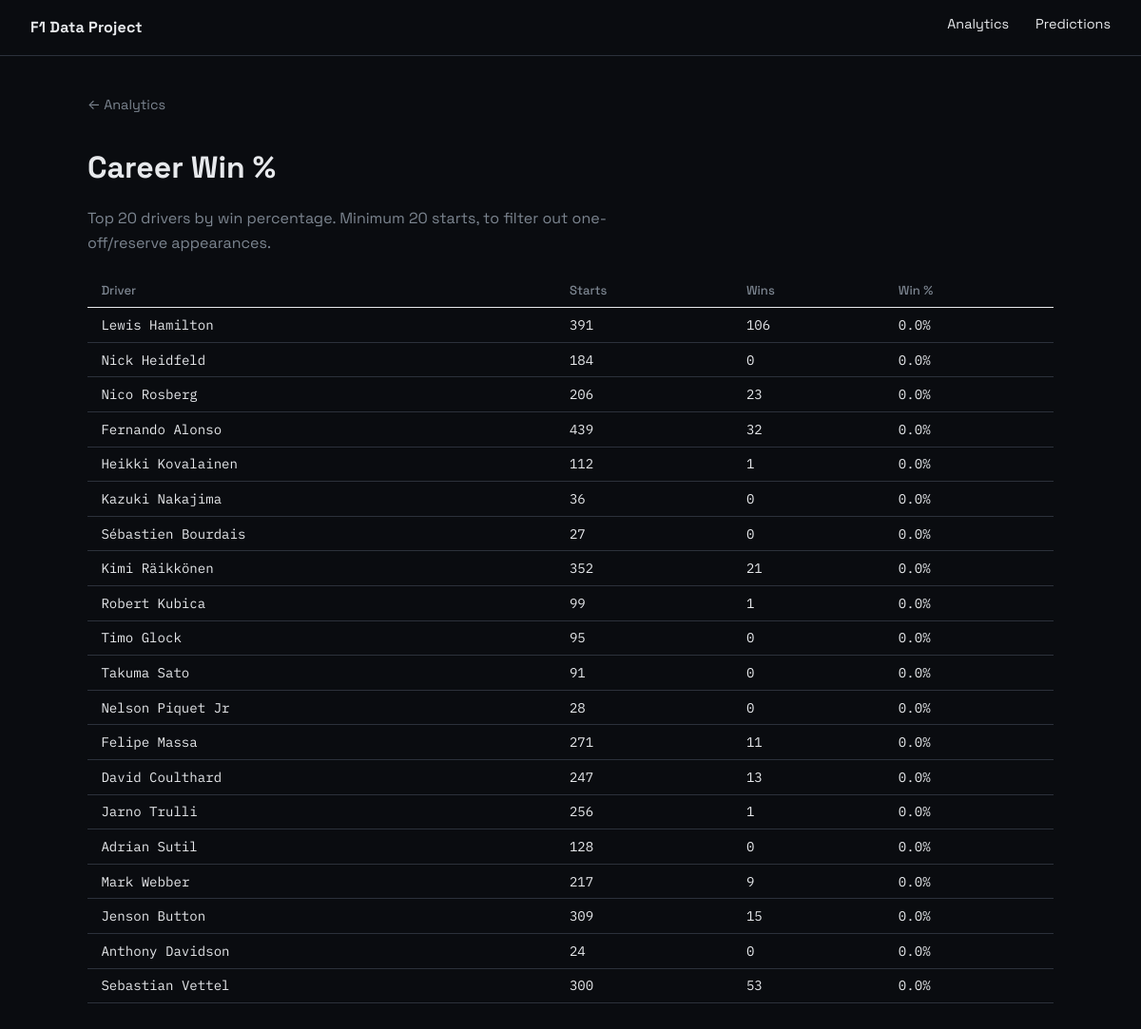
Page /analytics/win-percentage on the committed database.
### tables this page shows
CREATE TABLE "drivers" (
"driverId" INTEGER,
  "driverRef" TEXT,
  "number" REAL,
  "code" TEXT,
  "forename" TEXT,
  "surname" TEXT,
  "dob" DATE,
  "nationality" TEXT,
  "url" TEXT
);

### analytics.py (the view)
@analytics_bp.route("/win-percentage")
def win_percentage():
    session = get_session()
    rows = session.execute(
        text(
            """
            SELECT
                d.driverId,
                d.forename,
                d.surname,
                COUNT(*) AS starts,
                SUM(CASE WHEN r.position = '1' THEN 1 ELSE 0 END) AS wins,
                ROUND(
                    SUM(CASE WHEN r.position = '1' THEN 1 ELSE 0 END) / COUNT(*) * 100, 2
                ) AS win_pct
            FROM results r
            JOIN drivers d ON d.driverId = r.driverId
            GROUP BY d.driverId, d.forename, d.surname
            HAVING starts >= 20
            ORDER BY win_pct DESC
            LIMIT 20
            """
        )
    ).mappings().all()
    return render_template("analytics/win_percentage.html", rows=rows)

### db.py (called while the page is built)
def get_session():
    return SessionLocal()

def close_session(exception=None):
    SessionLocal.remove()

### templates/analytics/win_percentage.html (shortened to what this page needs)
{% extends "base.html" %}
{% block content %}
<a class="back-link" href="{{ url_for('analytics.index') }}">&larr; Analytics</a>
<h1>Career Win %</h1>
<p class="subtitle">Top 20 drivers by win percentage. Minimum 20 starts, to filter out one-off/reserve appearances.</p>
<table class="data-table sortable">
    <thead>
        <tr>
            <th data-sort="text">Driver</th>
            <th data-sort="numeric">Starts</th>
            <th data-sort="numeric">Wins</th>
            <th data-sort="numeric" data-sort-default="desc">Win %</th>
        </tr>
    </thead>
    <tbody>
        {% for row in rows %}
        <tr>
            <td>{{ row.forename }} {{ row.surname }}</td>
            <td>{{ row.starts }}</td>
            <td>{{ row.wins }}</td>
            <td>{{ row.win_pct }}%</td>
        </tr>
        {% endfor %}
    </tbody>
</table>
{% endblock %}

### templates/base.html (shortened to what this page needs)
<!DOCTYPE html>
<html lang="en">
<head>
    <link rel="stylesheet" href="{{ url_for('static', filename='css/style.css') }}">
</head>
<body>
    <nav class="topnav">
        <a href="{{ url_for('main.index') }}" class="brand">F1 Data Project</a>
        <div class="nav-links">
            <a href="{{ url_for('analytics.index') }}" class="nav-link">Analytics</a>
            <a href="{{ url_for('predictions.index') }}" class="nav-link">Predictions</a>
        </div>
    </nav>
    <main class="content">
        {% block content %}{% endblock %}
    </main>
</body>
</html>

### static/css/style.css (style rules this page uses)
:root { --bg: #0A0C10; --panel: #14171D; --border: #2C313B; --text: #E7E9EC; --muted: #7C8590; --accent: #C400FF; --error: #FF5F5F; --font-sans: 'Space Grotesk', -apple-system, "Segoe UI", sans-serif; --font-mono: 'IBM Plex Mono', 'SFMono-Regular', Consolas, monospace; }
* { box-sizing: border-box; }
body { margin: 0; background: var(--bg); color: var(--text); font-family: var(--font-sans); }
a { color: inherit; }
.topnav { display: flex; justify-content: space-between; align-items: center; padding: 1rem 2rem; border-bottom: 1px solid var(--border); }
.brand { text-decoration: none; font-weight: 700; letter-spacing: 0.01em; }
.nav-links { display: flex; gap: 1.75rem; }
.nav-link { text-decoration: none; font-size: 0.9rem; padding-bottom: 0.35rem; border-bottom: 2px solid transparent; transition: border-color 0.15s ease, color 0.15s ease; }
.content { max-width: 1080px; margin: 0 auto; padding: 2.5rem 2rem; }
.subtitle { color: var(--muted); max-width: 620px; line-height: 1.6; }
.data-table { width: 100%; border-collapse: collapse; margin-top: 1.25rem; font-family: var(--font-mono); font-size: 0.88rem; }
.data-table th, .data-table td { padding: 0.55rem 0.9rem; text-align: left; border-bottom: 1px solid var(--border); }
.data-table th { font-family: var(--font-sans); color: var(--muted); font-weight: 500; font-size: 0.82rem; border-bottom: 1px solid var(--text); user-select: none; cursor: pointer; }
.back-link { display: inline-block; color: var(--muted); text-decoration: none; margin-bottom: 1rem; font-size: 0.9rem; }

### rows in the picture
drivers: forename "Lewis", surname "Hamilton", starts "391", wins "106", win_pct "0.0"
drivers: forename "Nick", surname "Heidfeld", starts "184", wins "0", win_pct "0.0"
drivers: forename "Nico", surname "Rosberg", starts "206", wins "23", win_pct "0.0"
drivers: forename "Fernando", surname "Alonso", starts "439", wins "32", win_pct "0.0"
drivers: forename "Heikki", surname "Kovalainen", starts "112", wins "1", win_pct "0.0"
drivers: forename "Kazuki", surname "Nakajima", starts "36", wins "0", win_pct "0.0"
drivers: forename "Sébastien", surname "Bourdais", starts "27", wins "0", win_pct "0.0"
drivers: forename "Kimi", surname "Räikkönen", starts "352", wins "21", win_pct "0.0"
drivers: forename "Robert", surname "Kubica", starts "99", wins "1", win_pct "0.0"
drivers: forename "Timo", surname "Glock", starts "95", wins "0", win_pct "0.0"
drivers: forename "Takuma", surname "Sato", starts "91", wins "0", win_pct "0.0"
drivers: forename "Nelson", surname "Piquet Jr", starts "28", wins "0", win_pct "0.0"
drivers: forename "Felipe", surname "Massa", starts "271", wins "11", win_pct "0.0"
drivers: forename "David", surname "Coulthard", starts "247", wins "13", win_pct "0.0"
drivers: forename "Jarno", surname "Trulli", starts "256", wins "1", win_pct "0.0"
drivers: forename "Adrian", surname "Sutil", starts "128", wins "0", win_pct "0.0"
drivers: forename "Mark", surname "Webber", starts "217", wins "9", win_pct "0.0"
drivers: forename "Jenson", surname "Button", starts "309", wins "15", win_pct "0.0"
drivers: forename "Anthony", surname "Davidson", starts "24", wins "0", win_pct "0.0"
drivers: forename "Sebastian", surname "Vettel", starts "300", wins "53", win_pct "0.0"
